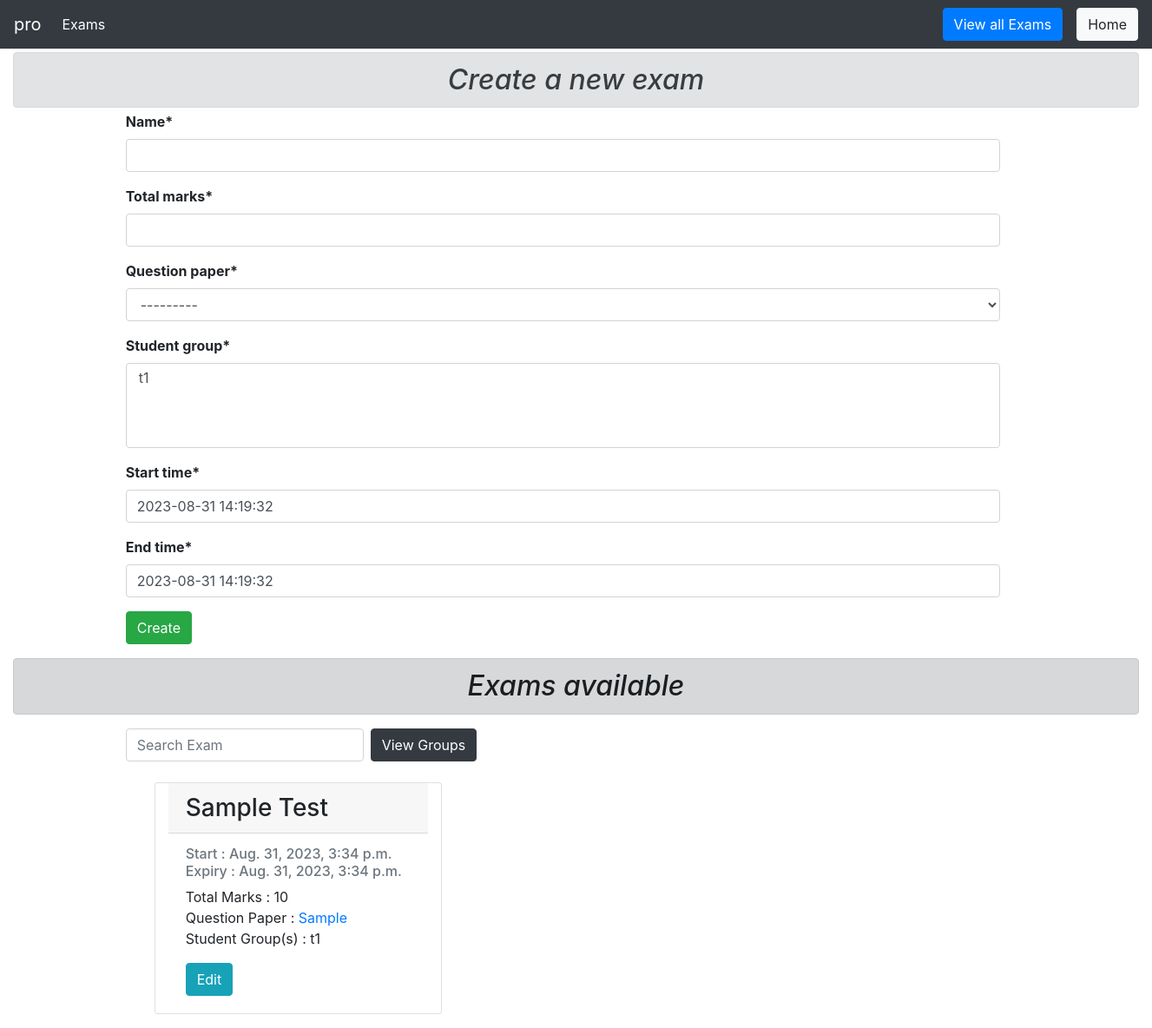
The app's page /prof/exams (signed in) with its own data.
### main/models/exam.py (models this page shows, shortened)
class Exam_Model(models.Model):
    professor = models.ForeignKey(User, limit_choices_to={'groups__name': "Professor"}, on_delete=models.CASCADE)
    name = models.CharField(max_length=50)
    total_marks = models.IntegerField()
    question_paper = models.ForeignKey(Question_Paper, on_delete=models.CASCADE, related_name='exams')
    student_group = models.ManyToManyField(Special_Students, related_name='exams')
    start_time = models.DateTimeField(default=datetime.now())
    end_time = models.DateTimeField(default=datetime.now())

### main/models/question_paper.py (models this page shows)
class Question_Paper(models.Model):
    professor = models.ForeignKey(User, limit_choices_to={'groups__name': "Professor"}, on_delete=models.CASCADE)
    qPaperTitle = models.CharField(max_length=100)
    questions = models.ManyToManyField(Question_DB)
    def __str__(self):
        return f' Question Paper Title :- {self.qPaperTitle}\n'

### main/models/group.py (models this page shows)
class Special_Students(models.Model):
    professor = models.ForeignKey(User, limit_choices_to={'groups__name': "Professor"}, on_delete=models.CASCADE)
    category_name = models.CharField(max_length=10)
    students = models.ManyToManyField(User, limit_choices_to={'groups__name': "Student"}, related_name='student_groups')
    def __str__(self):
        return self.category_name

### prof/views/exam.py (the view, shortened to what this page needs)
def view_exams(request):
    prof = request.user
    new_Form = ExamForm()
    new_Form.fields["student_group"].queryset = Special_Students.objects.filter(
        professor=prof)
    new_Form.fields["question_paper"].queryset = Question_Paper.objects.filter(
        professor=prof)
    exams = Exam_Model.objects.filter(professor=prof)
    return render(request, 'prof/exam/view_exams.html', {
        'exams': exams, 'examform': new_Form, 'prof': prof,
    })

### main/models/exam.py
class ExamForm(ModelForm):
    class Meta:
        model = Exam_Model
        fields = '__all__'
        exclude = ['professor']

### prof/templates/prof/exam/view_exams.html (shortened to what this page needs)
{% extends 'prof/base/base.html' %}
{% load crispy_forms_tags %}
{% load static %}
{% block navbar_title %}{{ prof.username }}{% endblock navbar_title %}
{% block navitem_title %}Exams{% endblock navitem_title %}
{% block buttons %}
    <button type="button" class="btn btn-primary mx-3" id="updateButton"
    onclick="smoothScroll(document.getElementById('exams'))">View all Exams</button>
    <a class="btn btn-light " href="{% url 'prof:index' %}">Home</a>
{% endblock buttons %}
{% block body %}
    <div class="container-fluid">
        <h2 style="font-style: italic;" class="alert alert-secondary my-1" align="center">Create a new exam</h2>
        <div style="margin-left:10%; margin-right: 10%;">
            <div style = "font-weight: bold;" class="container d-flex h-100 row justify-content-center col-20">
                <form style = "width:100%;" method="POST">
                    {{ examform|crispy }}
                    <input class="btn btn-success" type="submit" value="Create">
                </form>
            </div>
        </div>
        <div id='exams'>
            <h2 class="alert alert-dark my-3" style="font-style: italic" align="center">Exams available</h2>
            <div style = "width: 100%; margin-left:10%; margin-right: 10%;">
                <form class="form-inline my-2">
                    <input id="searchExam" class="form-control mr-sm-2" type="search" placeholder="Search Exam"
                        aria-label="Search">
                    <a class="btn btn-dark" href="{% url 'prof:view_groups' %}" target="_blank">View
                        Groups</a>
                </form>
                <div class="row">
                    {% for t in exams %}
                    <div class="card my-3 mx-5 col-sm-3">
                        <h3 class="card-header">{{ t.name }}</h3>
                        <div class="card-body">
                            <h6 class="card-subtitle mb-2 text-muted">
                                Start : {{ t.start_time }}<br>
                                Expiry : {{ t.end_time }}
                            </h6>
                            <p class="card-text">
                                Total Marks : {{t.total_marks}}<br>
                                Question Paper : <a
                                    href="{% url 'prof:view_specific_paper' t.question_paper.id %}">{{ t.question_paper.qPaperTitle }}</a><br>
                                Student Group(s) :
                                {% for group in t.student_group.all %}
                                {{ group.category_name }}
                                {% endfor %}
                            </p>
                            <a href="{% url 'prof:edit_exam' t.id %}" class="card-link btn btn-info">Edit</a>
                        </div>
                    </div>
                    {% empty %}
                    </br>
                    <div style="width:100%; margin-left: 5%;">
                        <h3>No exams</h3>
                    </div>
                    {% endfor %}
                </div>
            </div>
        </div>
    </div>
{% endblock body %}

### records on screen
Exam_Model: name "Sample Test", start_time "Aug. 31, 2023, 3:34 p.m.", end_time "Aug. 31, 2023, 3:34 p.m.", total_marks "10", question_paper.qPaperTitle "Sample"
Special_Students: category_name "t1"

### other values on screen
{{ prof.username }} "pro"
